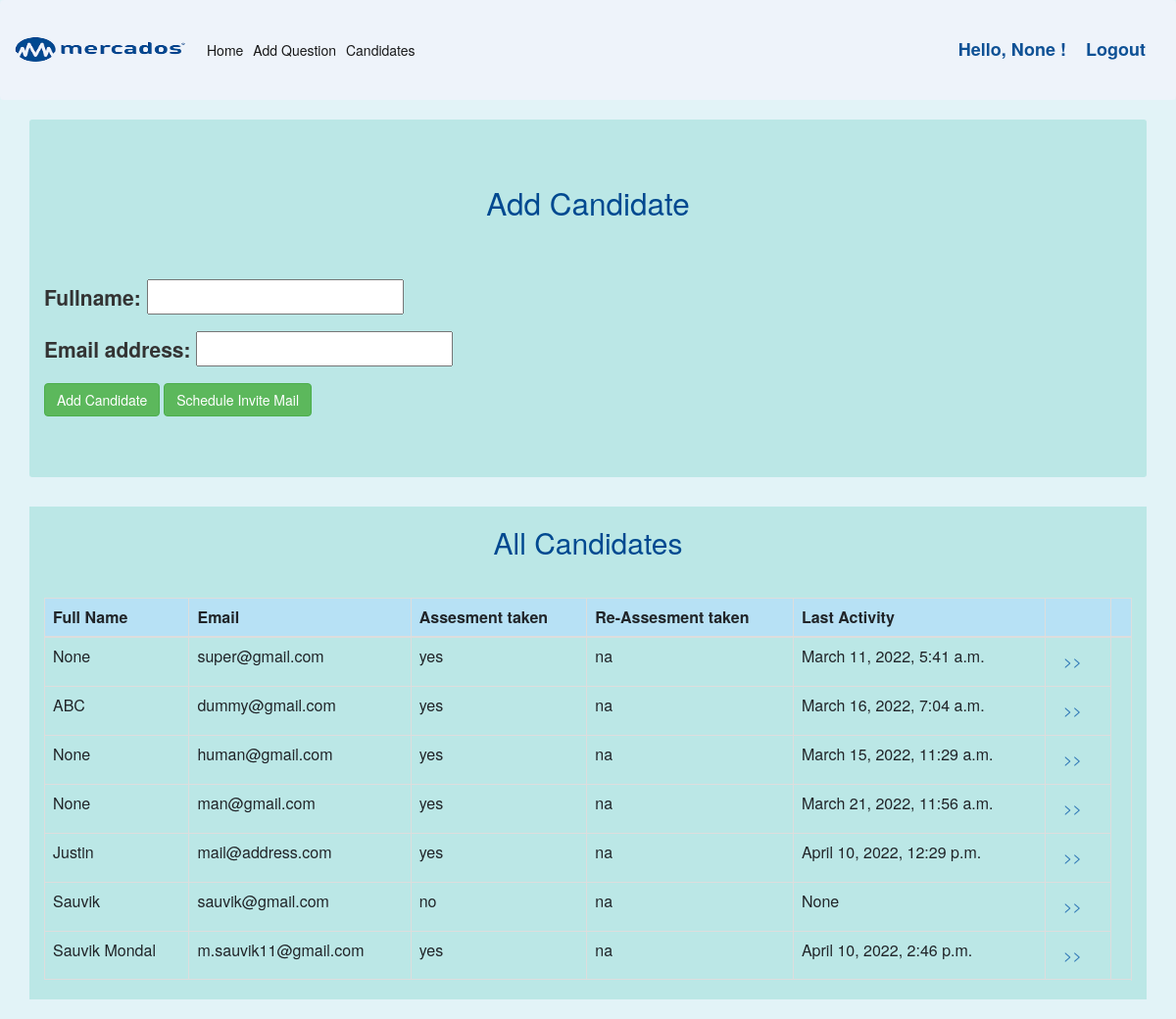
Screenshot of /register (signed in) with the database file from the repository.
### accounts/models.py (models this page shows)
class CustomUser(AbstractUser):
    email = models.EmailField(_('email address'), unique=True )
    fullname = models.CharField(max_length=100,null=True)
    assesment_taken =  models.BooleanField(default = False)
    answer_saved=models.BooleanField(default = False)
    profile_pic= models.ImageField(upload_to='Assesment/static/media',null=True,blank=True)
    address = models.CharField(max_length=200, null=True)
    mobile = models.CharField(max_length=20,null=True)
    pos_applied_for= models.CharField(max_length=20,null=True)
    tenth_percent= models.FloatField(null=True)
    twelfth_percent= models.FloatField(null=True)
    Graduation = (
        ('B.Tech', 'B.Tech'),
        ('B.Com', 'B.Com'),
        ('BBA', 'BBA'),
        ('B.E', 'B.E'),
        ('Others', 'Others')
    )
    graduation=models.CharField(max_length=100,choices=Graduation, default ='Select Graduation')
    graduation_spcl=models.CharField(max_length=100,null=True)
    Post_graduation = (
        ('M.Tech', 'M.Tech'),
        ('MBA', 'MBA'),
        ('ME', 'ME'),
        ('M.Sc', 'M.Sc'),
        ('Not Applicable', 'Not Applicable')
    )
    post_graduation=models.CharField(max_length=100,choices=Post_graduation, default ='Select Post_Graduation')
    post_graduation_spcl=models.CharField(max_length=100,null=True)
    other_qual=models.CharField(max_length=100,null=True)
    currrent_loc=models.CharField(max_length=100,null=True)
    currrent_employer=models.CharField(max_length=50,null=True)
    currrent_ctc=models.FloatField(null=True)
    expected_ctc=models.FloatField(null=True)
    notice_per=models.FloatField(null=True)
    reson_for_leaving=models.TextField(max_length=400, null=True)
    userform_filled=models.BooleanField(default = False)
    intro_vid= models.FileField(upload_to='Assesment/static/introvedios/',null=True,blank=True, validators=[vid_size])
    comment = models.TextField(max_length=400, null=True)
    time_taken= models.TimeField(null=True)

### accounts/views.py (the view, shortened to what this page needs)
# urls.py: path('register', RegisterView.as_view(), name='register'),
class RegisterView(generic.CreateView):
    form_class = RegisterForm
    template_name = 'accounts/register.html'
    success_url = reverse_lazy('login')
    def get(self,request):
        allresults= list(CustomUser.objects.values('fullname','email','last_login','username', 'assesment_taken'))
        for result in allresults:
            if result['assesment_taken'] == True:
                result['assesment_taken']  = "yes"
            else:
                 result['assesment_taken']  = "no"
        print('allusers', allresults)
        form =  RegisterForm
        context={
            'form':form,
            'allresults': allresults
        }
        return render(request,'accounts/register.html',context)

### accounts/templates/accounts/register.html (shortened to what this page needs)
{% extends 'Assesment/partials/dependencies.html' %}
{% block content %}
<div class="container jumbotron" style="background-color:#bbe7e6;" >
    <h1  align="center " style=" color:#004990; margin-bottom : 60px; font-size: 2.25em;">Add Candidate </h1>
    <form method="POST" action="" >
        {{form.as_p}}
        <input class="btn btn-success" type="submit" value="Add Candidate">
        <input class="btn btn-success" type="submit" value="Schedule Invite Mail">
    </form>
</div>
<head>
     <link rel="stylesheet" href="https://maxcdn.bootstrapcdn.com/bootstrap/3.4.1/css/bootstrap.min.css">
 </head>
 <body style="background-color:#E2f3f7;">
 <div class="container"   style="background-color:#bbe7e6;">
 <h2 class="primary-title" align="center " style=" color:#004990;">All Candidates</h2>
 <table class="table table-bordered" style="margin-top: 40px" :>
     <thead class="thead" bgcolor=" #B7e1f5">
       <tr>
        <th scope="col">Full Name</th>
        <th scope="col">Email</th>
        <th scope="col">Assesment taken</th>
        <th scope="col">Re-Assesment taken</th>
        <th scope="col">Last Activity<th>
        <th scope="col"> </th>
     </thead>
     <body>
     {% for users in allresults %}
       <tr>
         <td>{{users.fullname}}</td>
         <td>{{users.email}}</td>
         <td>{{users.assesment_taken}}</td>
         <td>{{'na'}}</td>
         <td >{{users.last_login}}</td>
         <td > <a class="nav-link" href="/candidateinfo/?username={{users.username}}"> >> </a></td>
       </tr>
       {% endfor %}
   </table>
 </div>
 </body>
 </html>
{% endblock %}

### Assesment/templates/Assesment/partials/navbar.html (shortened to what this page needs)
{% load static %}
<nav class="navbar navbar-expand-lg navbar-light bg-#eef3fa " style="background-color:#eef3fa;">
    <div class="logo" style= "text-align: center; background-size: cover;" >
      <a href= '#'><img class= "logo" src="{% static 'media/mercadoslogo.png'%}"  style=" height: 90px; width: 180px; transition: 1s;"  ></a>
     </div>
  <div class="collapse navbar-collapse" id="navbarNav" >
    <ul class="navbar-nav" >
      {% if request.user.is_staff %}
      <li class="nav-item active">
        <a class="nav-link" href="/dashboard">Home</a>
      </li>
      {% endif %}
      {% if request.user.is_staff %}
      <li class="nav-item active">
        <a class="nav-link" href="/addquestion">Add Question</a>
      </li>
      {% endif %}
      {% if request.user.is_staff %}
      <li class="nav-item active">
        <a class="nav-link" href="/register">Candidates</a>
      </li>
      {% endif %}
    </ul>
  </div>
  <span class="greet">Hello, {{request.user.fullname}} ! </span>
  <span ><a  class="greet" href="/logout">Logout</a></span>
</nav>

### Assesment/templates/Assesment/partials/navbar.html (style rules this page uses)
.greet { font-size: 18px; color:#0e5195; margin-right: 20px; font-weight: bold }

### rows the page displays
CustomUser: user.fullname "None", fullname "None", email "super@gmail.com", assesment_taken "yes", value "na", last_login "March 11, 2022, 5:41 a.m."

### other values shown
{{ users.fullname }} "ABC" "None" "None" "Justin" "Sauvik" "Sauvik Mondal"
{{ users.email }} "dummy@gmail.com" "human@gmail.com" "man@gmail.com" "mail@address.com" "sauvik@gmail.com" "m.sauvik11@gmail.com"
{{ users.assesment_taken }} "yes" "yes" "yes" "yes" "no" "yes"
{{ 'na' }} "na" "na" "na" "na" "na" "na"
{{ users.last_login }} "March 16, 2022, 7:04 a.m." "March 15, 2022, 11:29 a.m." "March 21, 2022, 11:56 a.m." "April 10, 2022, 12:29 p.m." "None" "April 10, 2022, 2:46 p.m."
